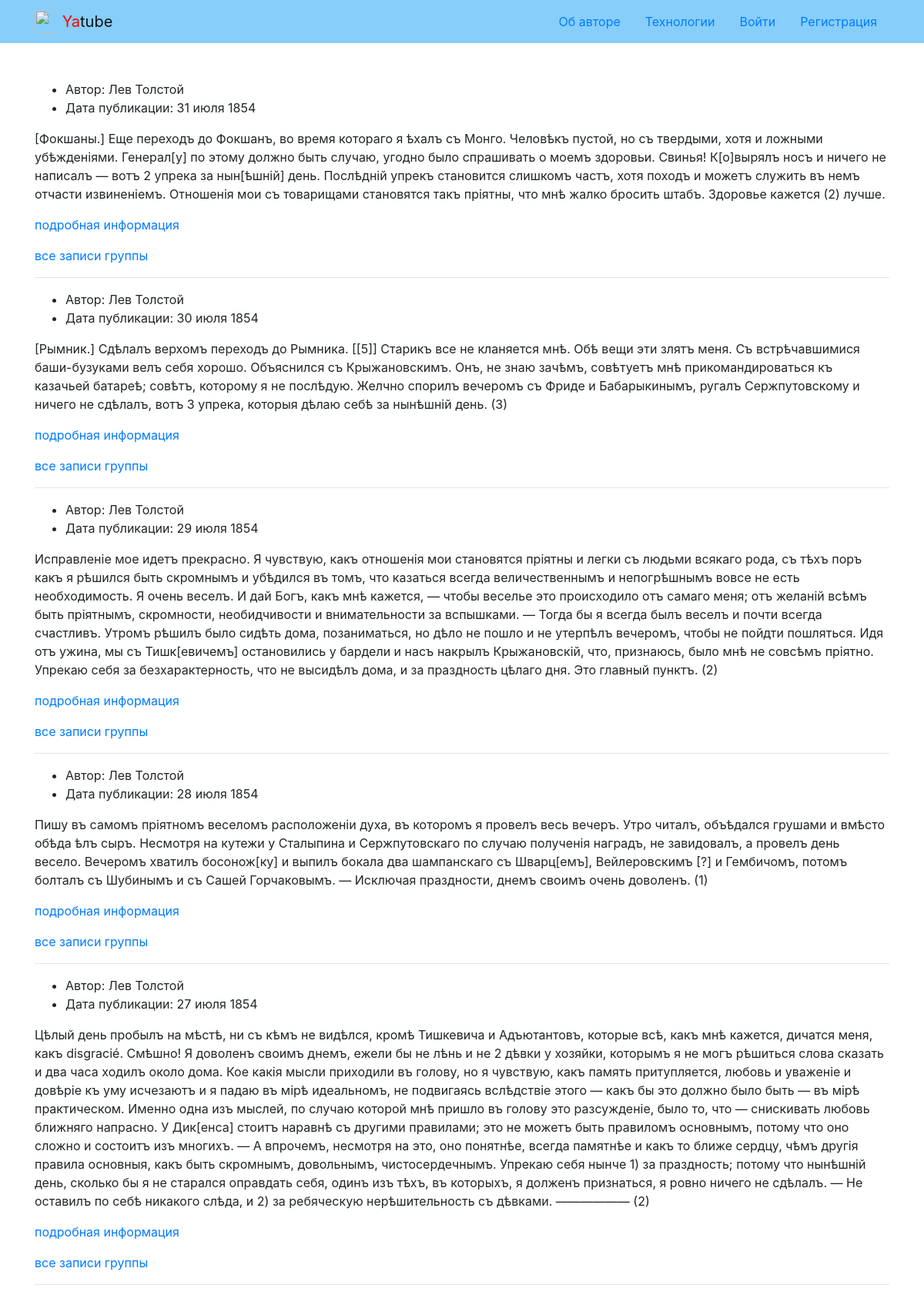
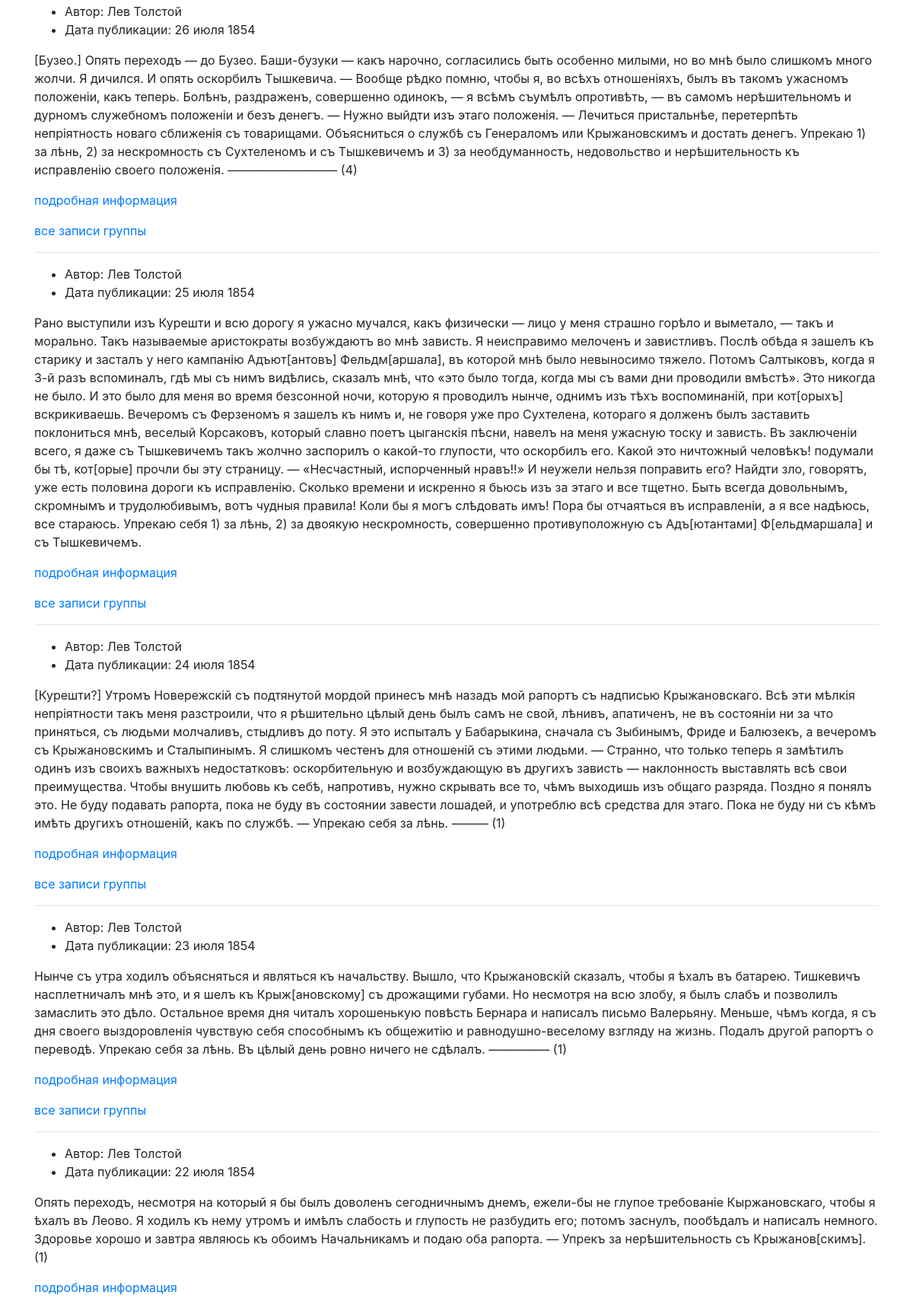
The page / (upper part) on the database its author committed (2 pictures, top to bottom).
### posts/models.py (models this page shows, shortened)
class Post(models.Model):
    text = models.TextField(
        verbose_name='Текст поста',
        help_text='Текст нового поста'
    )
    pub_date = models.DateTimeField(
        auto_now_add=True,
        verbose_name='Дата и время публикации поста',
        help_text='Дата и время публикации поста',
        db_index=True
    )
    author = models.ForeignKey(
        User,
        on_delete=models.CASCADE,
        related_name='posts',
        verbose_name='Автор поста',
        help_text='Автор поста'
    )
    group = models.ForeignKey(
        Group,
        on_delete=models.SET_NULL,
        blank=True,
        null=True,
        related_name='posts',
        verbose_name='Группа',
        help_text='Группа, к которой будет относиться пост'
    )
    image = models.ImageField(
        'Картинка',
        upload_to='posts/',
        blank=True
    )
    class Meta:
        ordering = ('-pub_date',)
        verbose_name = 'Пост'
        verbose_name_plural = 'Посты'

### posts/views.py (the view)
# urls.py: path('', views.index, name='index'),
@cache_page(TIME_CACHED, key_prefix='index_page')
def index(request):
    template = 'posts/index.html'
    post_list = Post.objects.all()
    paginator = Paginator(post_list, COUNT_OF_PAGE_POST)
    page_number = request.GET.get('page')
    page_obj = paginator.get_page(page_number)
    context = {
        'title': 'Последние обновления на сайте',
        'page_obj': page_obj,
    }
    return render(request, template, context)

### core/context_processors/year.py (called while the page is built)
def year(request):
    return {
        'year': datetime.datetime.now().date().year
    }

### templates/posts/index.html (shortened to what this page needs)
{% extends 'base.html' %}
{% block content %}
  {% for post in page_obj %}
    {% include 'posts/includes/post_list.html' %}
    {% if not forloop.last %}<hr>{% endif %}
  {% endfor %}
{% endblock %}

### templates/base.html (shortened to what this page needs)
<!DOCTYPE html>
<html lang="ru">
  <head>
    {% load static %}
    <link rel="stylesheet" href="{% static 'css/bootstrap.min.css' %}">
  </head>
  <body>
    {% include "includes/header.html" %}
    <main>
      <div class="container py-5">
        {% block content%}Какой то контент{% endblock%}
      </div>
    </main>
  </body>
</html>

### templates/includes/header.html
<header>
  {% load static %}
  <nav class="navbar navbar-light" style="background-color: lightskyblue">
    <div class="container">
      <a class="navbar-brand" href="{% url 'posts:index' %}">
        <img src="{% static 'img/logo.png' %}" width="30" height="30" class="d-inline-block align-top" alt="">
        <span style="color:red">Ya</span>tube
      </a>
      <ul class="nav nav-pills">
        {% with request.resolver_match.view_name as view_name %}
        <li class="nav-item">
          <a class="nav-link {% if view_name == 'about:author' %}active{% endif %}" href="{% url 'about:author' %}">Об авторе</a>
        </li>
        <li class="nav-item">
          <a class="nav-link {% if view_name == 'about:tech' %}active{% endif %}" href="{% url 'about:tech' %}">Технологии</a>
        </li>
        {% if user.is_authenticated %}
          <li class="nav-item">
            <a class="nav-link {% if view_name == 'posts:post_create' %}active{% endif %}" href="{% url 'posts:post_create' %}">Новая запись</a>
          </li>
          <li class="nav-item">
            <a class="nav-link link-light" href="{% url 'users:password_change' %}">Изменить пароль</a>
          </li>
          <li class="nav-item">
            <a class="nav-link link-light {% if view_name == 'users:logout' %}active{% endif %}" href="{% url 'users:logout' %}">Выйти</a>
          </li>
          <li class="nav-item">
            Пользователь: {{ user.username }}
          <li>
        {% else %}
          <li class="nav-item">
            <a class="nav-link link-light {% if view_name == 'users:login' %}active{% endif %}" href="{% url 'users:login' %}">Войти</a>
          </li>
          <li class="nav-item">
            <a class="nav-link link-light {% if view_name == 'users:signup' %}active{% endif %}" href="{% url 'users:signup' %}">Регистрация</a>
          </li>
        {% endif %}
        {% endwith %}
      </ul>
    </div>
  </nav>
</header>

### templates/posts/includes/post_list.html (shortened to what this page needs)
{% load thumbnail %}
<article>
  <ul>
    {% if not author_not_hide %}
      <li>
        {% if user.is_authenticated %}
          Автор: {{ post.author.get_full_name }} <a href="{% url 'posts:profile' post.author.username %}">все посты пользователя</a>
        {% else %}
          Автор: {{ post.author.get_full_name }}
        {% endif %}
      </li>
    {% endif %}
    <li>
      Дата публикации: {{ post.pub_date|date:"d E Y" }}
    </li>
  </ul>
  <p>
    {{ post.text }}
  </p>
  <p>
    <a href="{% url 'posts:post_detail' post.id %}">подробная информация</a>
  </p>
  {% if post.group.slug %}
      <a href="{% url 'posts:group_list' post.group.slug %}">все записи группы</a>
  {% endif %}
</article>

### rows shown on the page
Post: author.get_full_name "Лев Толстой", pub_date "31 июля 1854", text "[Фокшаны.] Еще переходъ до Фокшанъ, во время котораго я ѣхалъ съ Монго. Человѣкъ пустой, но съ твердыми, хотя и ложными убѣжденіями. Генерал[у] по этому должно быть случаю, угодно было спрашивать о моемъ здоровьи. Свинья! К[о]вырялъ носъ и ничего не написалъ — вотъ 2 упрека за нын[ѣшній] день. Послѣдній упрекъ становится слишкомъ частъ, хотя походъ и можетъ служить въ немъ отчасти извиненіемъ. Отношенія мои съ товарищами становятся такъ пріятны, что мнѣ жалко бросить штабъ. Здоровье кажется (2) лучше.", shows "все записи группы"
Post: author.get_full_name "Лев Толстой", pub_date "30 июля 1854", text "[Рымник.] Сдѣлалъ верхомъ переходъ до Рымника. [[5]] Старикъ все не кланяется мнѣ. Обѣ вещи эти злятъ меня. Съ встрѣчавшимися баши-бузуками велъ себя хорошо. Объяснился съ Крыжановскимъ. Онъ, не знаю зачѣмъ, совѣтуетъ мнѣ прикомандироваться къ казачьей батареѣ; совѣтъ, которому я не послѣдую. Желчно спорилъ вечеромъ съ Фриде и Бабарыкинымъ, ругалъ Сержпутовскому и ничего не сдѣлалъ, вотъ 3 упрека, которыя дѣлаю себѣ за нынѣшній день. (3)", shows "все записи группы"
Post: author.get_full_name "Лев Толстой", pub_date "29 июля 1854", text "Исправленіе мое идетъ прекрасно. Я чувствую, какъ отношенія мои становятся пріятны и легки съ людьми всякаго рода, съ тѣхъ поръ какъ я рѣшился быть скромнымъ и убѣдился въ томъ, что казаться всегда величественнымъ и непогрѣшнымъ вовсе не есть необходимость. Я очень веселъ. И дай Богъ, какъ мнѣ кажется, — чтобы веселье это происходило отъ самаго меня; отъ желаній всѣмъ быть пріятнымъ, скромности, необидчивости и внимательности за вспышками. — Тогда бы я всегда былъ веселъ и почти всегда счастливъ. Утромъ рѣшилъ было сидѣть дома, позаниматься, но дѣло не пошло и не утерпѣлъ вечеромъ, чтобы не пойдти пошляться. Идя отъ ужина, мы съ Тишк[евичемъ] остановились у бардели и насъ накрылъ…", shows "все записи группы"
Post: author.get_full_name "Лев Толстой", pub_date "28 июля 1854", text "Пишу въ самомъ пріятномъ веселомъ расположеніи духа, въ которомъ я провелъ весь вечеръ. Утро читалъ, объѣдался грушами и вмѣсто обѣда ѣлъ сыръ. Несмотря на кутежи у Сталыпина и Сержпутовскаго по случаю полученія наградъ, не завидовалъ, а провелъ день весело. Вечеромъ хватилъ босонож[ку] и выпилъ бокала два шампанскаго съ Шварц[емъ], Вейлеровскимъ [?] и Гембичомъ, потомъ болталъ съ Шубинымъ и съ Сашей Горчаковымъ. — Исключая праздности, днемъ своимъ очень доволенъ. (1)", shows "все записи группы"
Post: author.get_full_name "Лев Толстой", pub_date "27 июля 1854", text "Цѣлый день пробылъ на мѣстѣ, ни съ кѣмъ не видѣлся, кромѣ Тишкевича и Адъютантовъ, которые всѣ, какъ мнѣ кажется, дичатся меня, какъ disgracié. Смѣшно! Я доволенъ своимъ днемъ, ежели бы не лѣнь и не 2 дѣвки у хозяйки, которымъ я не могъ рѣшиться слова сказать и два часа ходилъ около дома. Кое какія мысли приходили въ голову, но я чувствую, какъ память притупляется, любовь и уваженіе и довѣріе къ уму исчезаютъ и я падаю въ мірѣ идеальномъ, не подвигаясь вслѣдствіе этого — какъ бы это должно было быть — въ мірѣ практическом. Именно одна изъ мыслей, по случаю которой мнѣ пришло въ голову это разсужденіе, было то, что — снискивать любовь ближняго напрасно. У Дик[енса] стоитъ наравнѣ съ другими…", shows "все записи группы"
Post: author.get_full_name "Лев Толстой", pub_date "26 июля 1854", text "[Бузео.] Опять переходъ — до Бузео. Баши-бузуки — какъ нарочно, согласились быть особенно милыми, но во мнѣ было слишкомъ много жолчи. Я дичился. И опять оскорбилъ Тышкевича. — Вообще рѣдко помню, чтобы я, во всѣхъ отношеніяхъ, былъ въ такомъ ужасномъ положеніи, какъ теперь. Болѣнъ, раздраженъ, совершенно одинокъ, — я всѣмъ съумѣлъ опротивѣть, — въ самомъ нерѣшительномъ и дурномъ служебномъ положеніи и безъ денегъ. — Нужно выйдти изъ этаго положенія. — Лечиться пристальнѣе, перетерпѣть непріятность новаго сближенія съ товарищами. Объясниться о службѣ съ Генераломъ или Крыжановскимъ и достать денегъ. Упрекаю 1) за лѣнь, 2) за нескромность съ Сухтеленомъ и съ Тышкевичемъ и 3) за…", shows "все записи группы"
Post: author.get_full_name "Лев Толстой", pub_date "25 июля 1854", text "Рано выступили изъ Курешти и всю дорогу я ужасно мучался, какъ физически — лицо у меня страшно горѣло и выметало, — такъ и морально. Такъ называемые аристократы возбуждаютъ во мнѣ зависть. Я неисправимо мелоченъ и завистливъ. Послѣ обѣда я зашелъ къ старику и засталъ у него кампанію Адъют[антовъ] Фельдм[аршала], въ которой мнѣ было невыносимо тяжело. Потомъ Салтыковъ, когда я 3-й разъ вспоминалъ, гдѣ мы съ нимъ видѣлись, сказалъ мнѣ, что «это было тогда, когда мы съ вами дни проводили вмѣстѣ». Это никогда не было. И это было для меня во время безсонной ночи, которую я проводилъ нынче, однимъ изъ тѣхъ воспоминаній, при кот[орыхъ] вскрикиваешь. Вечеромъ съ Ферзеномъ я зашелъ къ нимъ и, не…", shows "все записи группы"
Post: author.get_full_name "Лев Толстой", pub_date "24 июля 1854", text "[Курешти?] Утромъ Новережскій съ подтянутой мордой принесъ мнѣ назадъ мой рапортъ съ надписью Крыжановскаго. Всѣ эти мѣлкія непріятности такъ меня разстроили, что я рѣшительно цѣлый день былъ самъ не свой, лѣнивъ, апатиченъ, не въ состояніи ни за что приняться, съ людьми молчаливъ, стыдливъ до поту. Я это испыталъ у Бабарыкина, сначала съ Зыбинымъ, Фриде и Балюзекъ, а вечеромъ съ Крыжановскимъ и Сталыпинымъ. Я слишкомъ честенъ для отношеній съ этими людьми. — Странно, что только теперь я замѣтилъ одинъ изъ своихъ важныхъ недостатковъ: оскорбительную и возбуждающую въ другихъ зависть — наклонность выставлять всѣ свои преимущества. Чтобы внушить любовь къ себѣ, напротивъ, нужно скрывать все…", shows "все записи группы"
Post: author.get_full_name "Лев Толстой", pub_date "23 июля 1854", text "Нынче съ утра ходилъ объясняться и являться къ начальству. Вышло, что Крыжановскій сказалъ, чтобы я ѣхалъ въ батарею. Тишкевичъ насплетничалъ мнѣ это, и я шелъ къ Крыж[ановскому] съ дрожащими губами. Но несмотря на всю злобу, я былъ слабъ и позволилъ замаслить это дѣло. Остальное время дня читалъ хорошенькую повѣсть Бернара и написалъ письмо Валерьяну. Меньше, чѣмъ когда, я съ дня своего выздоровленія чувствую себя способнымъ къ общежитію и равнодушно-веселому взгляду на жизнь. Подалъ другой рапортъ о переводѣ. Упрекаю себя за лѣнь. Въ цѣлый день ровно ничего не сдѣлалъ. ————— (1)", shows "все записи группы"
Post: author.get_full_name "Лев Толстой", pub_date "22 июля 1854", text "Опять переходъ, несмотря на который я бы былъ доволенъ сегодничнымъ днемъ, ежели-бы не глупое требованіе Кыржановскаго, чтобы я ѣхалъ въ Леово. Я ходилъ къ нему утромъ и имѣлъ слабость и глупость не разбудить его; потомъ заснулъ, пообѣдалъ и написалъ немного. Здоровье хорошо и завтра являюсь къ обоимъ Начальникамъ и подаю оба рапорта. — Упрекъ за нерѣшительность съ Крыжанов[скимъ]. (1)"
